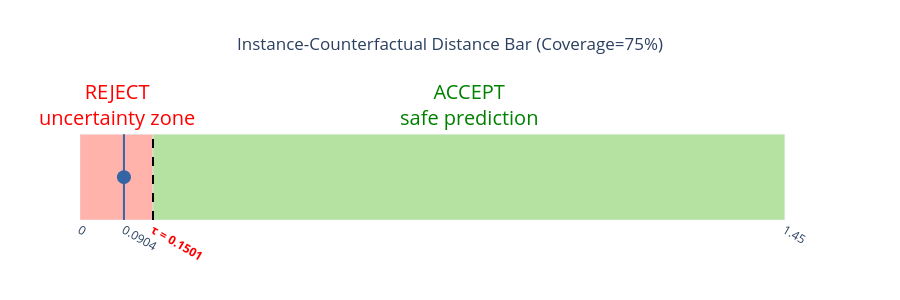

The notebook cell this image was saved under:
### Code cell
plot_instance_distance_bar(idx, cal_dist_dict, test_dist_dict)

### Figure 1 — Plotly figure (JSON) as saved in the notebook; plotly's stock layout.template omitted (floating-point values rounded to 4 significant figures)
{"data": [{"hoverinfo": "skip", "marker": {"color": "#FFB3AB"}, "name": "REJECT: Below tau", "orientation": "v", "showlegend": false, "type": "bar", "width": [0.1501], "x": [0.07507], "y": [1]}, {"hoverinfo": "skip", "marker": {"color": "#B6E2A1"}, "name": "ACCEPT: Above tau", "orientation": "v", "showlegend": false, "type": "bar", "width": [1.299], "x": [0.7997], "y": [1]}, {"hovertemplate": "Distance: 0.090<br>Relative gap to rejection threshold: -39.82%<br>Minimal changes to flip the label from <=50K to >50K:<br>* occupation: Transport-moving --> Tech-support<br>* race: White --> Asian-Pac-Islander<br>* native-country: United-States --> Hungary<extra></extra>", "marker": {"color": "#3465A4", "size": 14, "symbol": "circle"}, "mode": "markers", "name": "Test instance", "showlegend": false, "type": "scatter", "x": [0.09035], "y": [0.5]}], "layout": {"annotations": [{"font": {"color": "red", "size": 20}, "showarrow": false, "text": "REJECT<br>uncertainty zone", "x": 0.07507, "y": 1.35}, {"font": {"color": "green", "size": 20}, "showarrow": false, "text": "ACCEPT<br>safe prediction", "x": 0.7997, "y": 1.35}], "bargap": 0, "height": 300, "plot_bgcolor": "white", "shapes": [{"line": {"color": "#3465A4", "width": 2}, "name": "test_distance", "type": "line", "x0": 0.09035, "x1": 0.09035, "y0": 0, "y1": 1}, {"line": {"color": "black", "dash": "dash"}, "name": "tau", "type": "line", "x0": 0.1501, "x1": 0.1501, "y0": 0, "y1": 1}], "showlegend": false, "title": {"text": "Instance-Counterfactual Distance Bar (Coverage=75%)", "x": 0.5}, "xaxis": {"range": [0, 1.522], "showgrid": false, "ticktext": ["0", "<b><span style='color:red'>&#964; = 0.1501</span></b>", "0.0904", "1.45"], "tickvals": [0, 0.1501, 0.09035, 1.449]}, "yaxis": {"range": [0, 1.4], "showticklabels": false}}}
